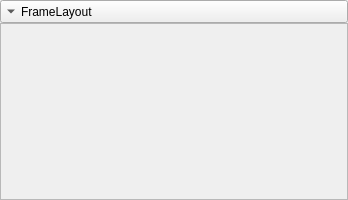
<?xml version="1.0" encoding="UTF-8"?>
<ui version="4.0">
 <class>Form</class>
 <widget class="QWidget" name="Form">
  <property name="geometry">
   <rect>
    <x>0</x>
    <y>0</y>
    <width>348</width>
    <height>200</height>
   </rect>
  </property>
  <property name="windowTitle">
   <string>Form</string>
  </property>
  <layout class="QVBoxLayout" name="verticalLayout_2">
   <property name="leftMargin">
    <number>0</number>
   </property>
   <property name="topMargin">
    <number>0</number>
   </property>
   <property name="rightMargin">
    <number>0</number>
   </property>
   <property name="bottomMargin">
    <number>0</number>
   </property>
   <item>
    <layout class="QVBoxLayout" name="verticalLayout">
     <property name="spacing">
      <number>0</number>
     </property>
     <item>
      <widget class="QToolButton" name="toolButton">
       <property name="sizePolicy">
        <sizepolicy hsizetype="Expanding" vsizetype="Fixed">
         <horstretch>0</horstretch>
         <verstretch>0</verstretch>
        </sizepolicy>
       </property>
       <property name="text">
        <string>FrameLayout</string>
       </property>
       <property name="iconSize">
        <size>
         <width>16</width>
         <height>16</height>
        </size>
       </property>
       <property name="toolButtonStyle">
        <enum>Qt::ToolButtonTextBesideIcon</enum>
       </property>
       <property name="arrowType">
        <enum>Qt::DownArrow</enum>
       </property>
      </widget>
     </item>
     <item>
      <widget class="QFrame" name="frame">
       <property name="frameShape">
        <enum>QFrame::StyledPanel</enum>
       </property>
       <property name="frameShadow">
        <enum>QFrame::Raised</enum>
       </property>
      </widget>
     </item>
    </layout>
   </item>
  </layout>
 </widget>
 <resources/>
 <connections/>
</ui>
